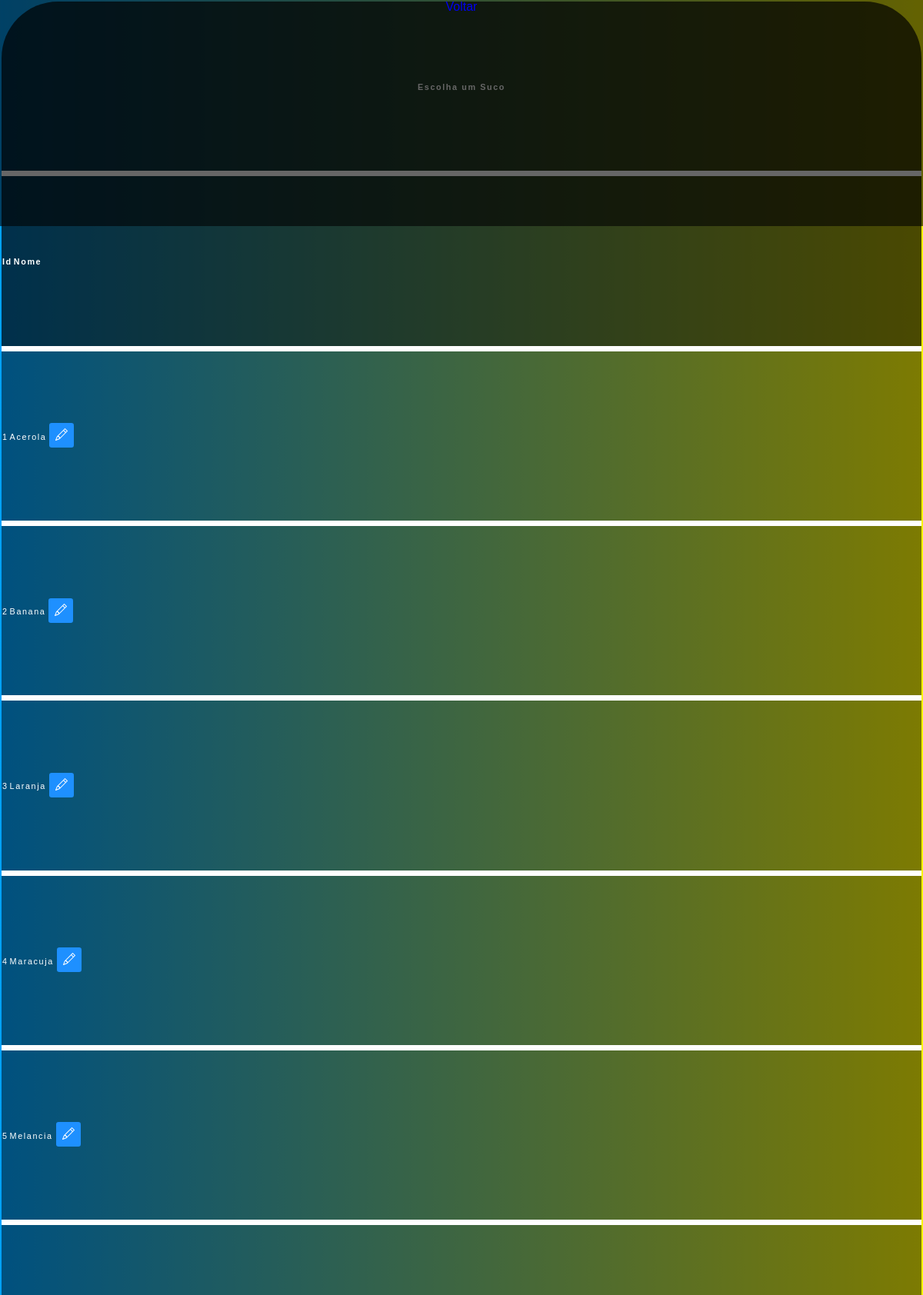
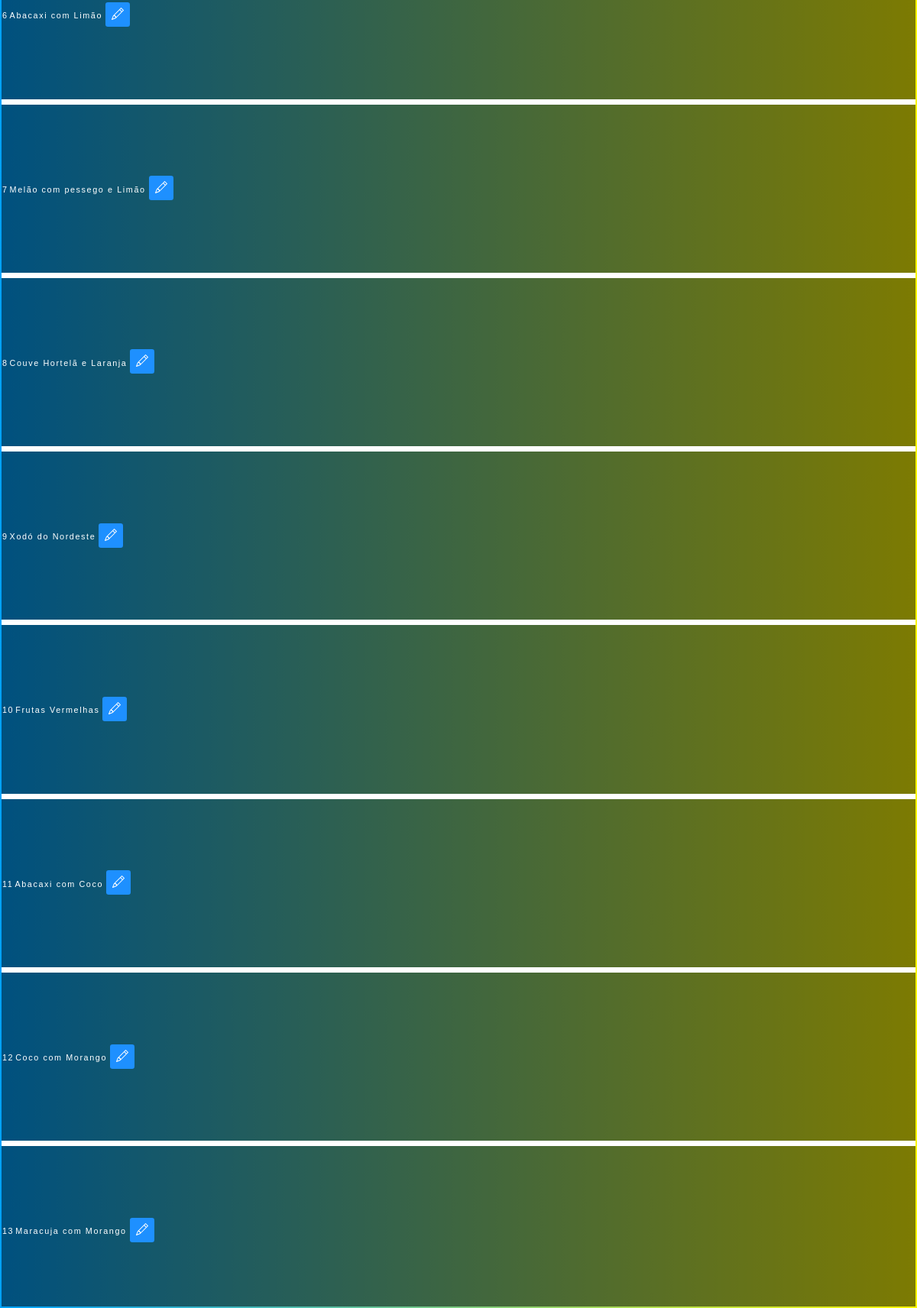
The page /admin/Pedir.php (signed in, upper part) on the database its author committed (2 pictures, top to bottom).
### tables this page shows
CREATE TABLE `select_sucos` (
  `id` int(11) NOT NULL,
  `nome` varchar(100) NOT NULL,
  `fruta_1` varchar(45) NOT NULL,
  `peso_1` varchar(45) NOT NULL,
  `fruta_2` varchar(45) NOT NULL,
  `peso_2` varchar(45) NOT NULL,
  `fruta_3` varchar(45) NOT NULL,
  `peso_3` varchar(45) NOT NULL,
  `fruta_4` varchar(45) NOT NULL,
  `peso_4` varchar(45) NOT NULL,
  `fruta_5` varchar(45) NOT NULL,
  `peso_5` varchar(45) NOT NULL,
  `liquido_id_fk` varchar(45) NOT NULL,
  `liquido_peso` varchar(45) NOT NULL,
  PRIMARY KEY (`id`)
);

### Public/Templates/Table_Select_Sucos.php (the view, shortened to what this page needs)
<?php
    include_once('../config.php');
    if(!empty($_GET['search']))
    {
        $data = $_GET['search'];
        $sql = "SELECT * FROM select_sucos WHERE id LIKE '%$data%' or nome LIKE '%$data%' ORDER BY id ";
    }
    else
    {
        $sql = "SELECT * FROM select_sucos";
    }
    $result = $conexao->query($sql);
    $table_Select = 'select_sucos';
    $table_Insert = 'pre_suco';
?>
<div class="col_100vh">
<div class="container_col">
    <table id="table_select_sucos">
        <thead>
            <tr>
                <th class="title_table" >Escolha um Suco</th>
            </tr>
            <tr>
                <th class="id"      >Id</th>
                <th class="nome"    >Nome</th>
                <th class="preenche_tam"    ></th>
            </tr>
        </thead>
        <tbody>
            <?php
                while($user_data = mysqli_fetch_assoc($result)) {
                    echo    "<tr>";
                    echo    "<td class='id'>".$user_data['id']."</td>";
                    echo    "<td class='nome'>".$user_data['nome']."</td>";
                    echo    "<td class='preenche'></td>";
                    echo    "<td class='botao'>
                                <a href='tools/Tools_Add_Suco.php?table_Select=$table_Select&id_Select=$user_data[id]&table_Insert=$table_Insert' title='Marcar' id='btn-primary'>
                                    <svg xmlns='http://www.w3.org/2000/svg' width='16' height='16' fill='currentColor' class='bi bi-pencil' viewBox='0 0 16 16'>
                                        <path d='M12.146.146a.5.5 0 0 1 .708 0l3 3a.5.5 0 0 1 0 .708l-10 10a.5.5 0 0 1-.168.11l-5 2a.5.5 0 0 1-.65-.65l2-5a.5.5 0 0 1 .11-.168l10-10zM11.207 2.5 13.5 4.793 14.793 3.5 12.5 1.207 11.207 2.5zm1.586 3L10.5 3.207 4 9.707V10h.5a.5.5 0 0 1 .5.5v.5h.5a.5.5 0 0 1 .5.5v.5h.293l6.5-6.5zm-9.761 5.175-.106.106-1.528 3.821 3.821-1.528.106-.106A.5.5 0 0 1 5 12.5V12h-.5a.5.5 0 0 1-.5-.5V11h-.5a.5.5 0 0 1-.468-.325z'/>
                                    </svg>
                                </a>
                            </td>";
                    echo    "</tr>";
                }
            ?>
        </tbody>
    </table>
    </div>
</div>

### admin/Static_28/css/Tela.css (style rules this page uses)
html { width: 100vw; height: 100vh; }
a { text-decoration: none; }
#btn-primary, #btn-danger, #btn-pesquisar { display:inline-block; color:white; background-color: dodgerblue; cursor: pointer; width: 2rem; height: 2rem; line-height: 2.4rem; border-radius: 0.2rem; text-align: center; position: relative; top: 0.15em; }

### admin/Static_28/css/Table.css (style rules this page uses)
.title_table { width: 100%; }
table { letter-spacing: 0.1rem; font-size: 0.9vw; color:white; text-align: center; width: 100%; }
thead { background: rgba(0, 0, 0, 0.7); display: inline-block; width: 100%; border-radius: 2vh 2vh 0 0; }
tbody { background: rgba(0, 0, 0, 0.5); display: inline-block; width: 100%; overflow:auto; max-height: 80vh; }
tr { display: flex; flex-flow: row; width: 100%; height: 6vh; line-height:6vh; font-family: Arial, Helvetica, sans-serif; border-bottom:0.2vh solid white; float:left; }

### rows shown on the page
select_sucos: id "1", nome "Acerola"
select_sucos: id "2", nome "Banana"
select_sucos: id "3", nome "Laranja"
select_sucos: id "4", nome "Maracuja"
select_sucos: id "5", nome "Melancia"
select_sucos: id "6", nome "Abacaxi com Limão"
select_sucos: id "7", nome "Melão com pessego e Limão"
select_sucos: id "8", nome "Couve Hortelã e Laranja"
select_sucos: id "9", nome "Xodó do Nordeste"
select_sucos: id "10", nome "Frutas Vermelhas"
select_sucos: id "11", nome "Abacaxi com Coco"
select_sucos: id "12", nome "Coco com Morango"
select_sucos: id "13", nome "Maracuja com Morango"
